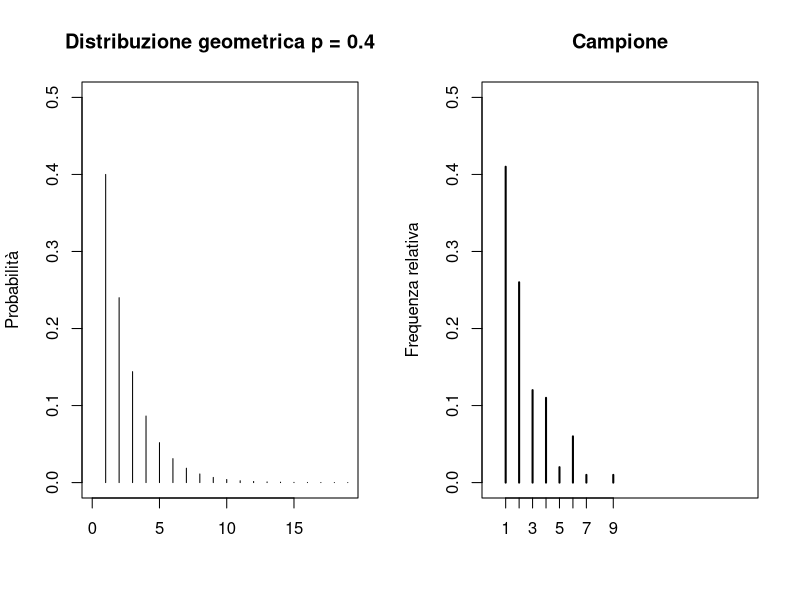
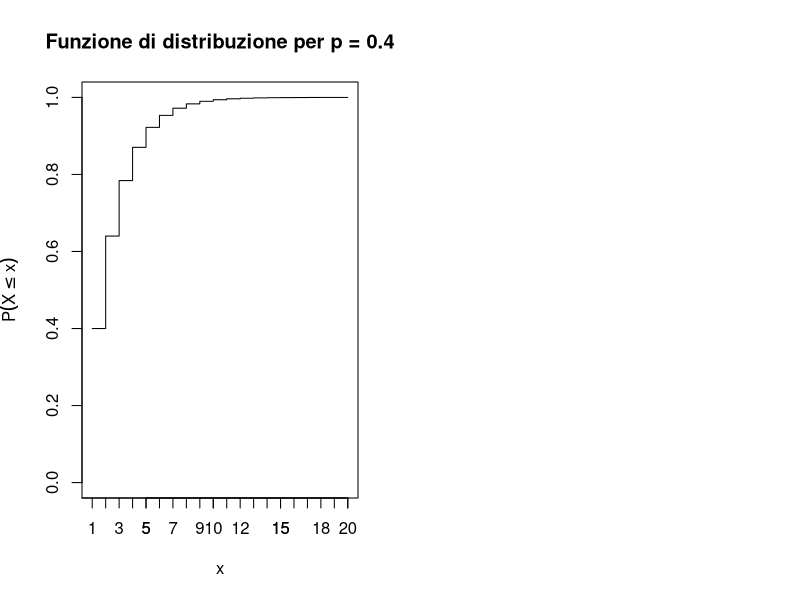

Here is the R script that generated these plots, in order:
## ---- chunk 1
p = 0.4
minX = 0
maxX = 19
x = minX:maxX

probabilita.x = x + 1
probabilita.y = dgeom(x, prob = p)
## ---- chunk 2
p = 0.4
#campione <- rgeom(100, prob = p) + 1
campione <- c(2, 1, 1, 3, 1, 3, 4, 5, 1, 1, 1, 1, 4, 2, 2, 2, 4, 3, 3, 1, 
              1, 1, 2, 2, 1, 1, 1, 2, 3, 6, 3, 1, 6, 1, 1, 2, 1, 4, 1, 1, 
              4, 3, 2, 1, 4, 6, 7, 2, 1, 1, 3, 1, 1, 4, 1, 1, 4, 1, 4, 1, 
              2, 1, 1, 1, 4, 2, 1, 2, 3, 2, 2, 1, 2, 1, 2, 1, 2, 2, 6, 5, 
              6, 2, 6, 2, 3, 2, 2, 2, 4, 1, 1, 1, 1, 2, 3, 9, 3, 1, 2, 1)
frequenzeRelative <- table(campione) / length(campione)
## ---- chunk 3
par ( mfrow =c(1 ,2) )
plot(probabilita.x, probabilita.y, 
     main = "Distribuzione geometrica p = 0.4", xlab = " ", ylab = "Probabilità", 
     type = "h",xlim = c(minX, maxX), ylim = c(0 ,0.5))

plot(frequenzeRelative, 
     main = "Campione", xlab = " ", ylab = 'Frequenza relativa',
     type = "h", xlim = c(minX, maxX), ylim = c(0 ,0.5))
## ---- chunk 4
distribuzione <- pgeom(x, prob = p, lower.tail = TRUE)
## ---- chunk 5
plot(x + 1, distribuzione,
     xlab = "x", ylab = expression (P(X <= x)),
     ylim = c(0 ,1) ,type = "s",
     main = paste("Funzione di distribuzione per p =", p))
axis(side = 1, at = seq(0, 20, by = 1))
## ---- chunk 6
mediana <- ceiling(log(1-0.5) / log(1-p))
## ---- chunk 7
quartili <- qgeom(c(0.25, 0.5, 0.75, 1), prob = p, lower.tail = TRUE) + 1
## ---- chunk 8
value <- quartili
dim(value) <- c(1, 4)
knitr::kable(head(value, length(value)),
             col.names = c("Primo quartile", "Secondo quartile", "Terzo quartile", "Quarto quartile"),
             caption = 'Quartili')
## ---- chunk 9
valore.atteso <- 1 / p
media.campionaria <- mean(campione)

varianza <- (1 - p) / p^2
varianzaCampionaria <- var(campione)
## ---- chunk 10
value <- cbind(valore.atteso, media.campionaria, varianza, varianzaCampionaria)
knitr::kable(head(value, length(value)),
             col.names = c("Media", "Media campionaria", "Varianza", "Varianza campionaria"),
             caption = 'Statistiche')
